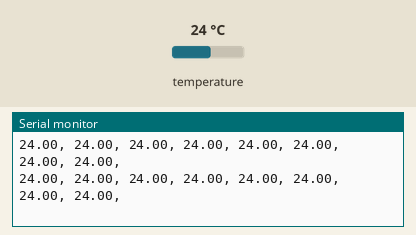
Simulated run of this sketch. Board: ESP8266 (NodeMCU). Parts: the last lines printed to the serial monitor. The test bench sets the inputs (shaded band); at power-on: temperature 24 °C. WiFi joins after 1.5 s; servers stay silent unless stated.

Above: at 10.8 s.
10.9 s: temperature set to 12 °C
At 12.0 s:
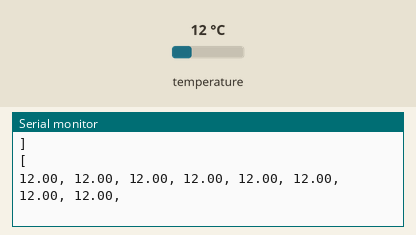
13.9 s: temperature set to 19 °C
At 15.0 s:
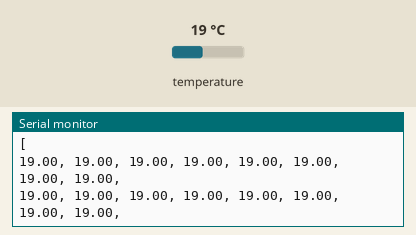
Timing chart, 0 to 16.9 s (numbered marks = the images above; inputs shaded):
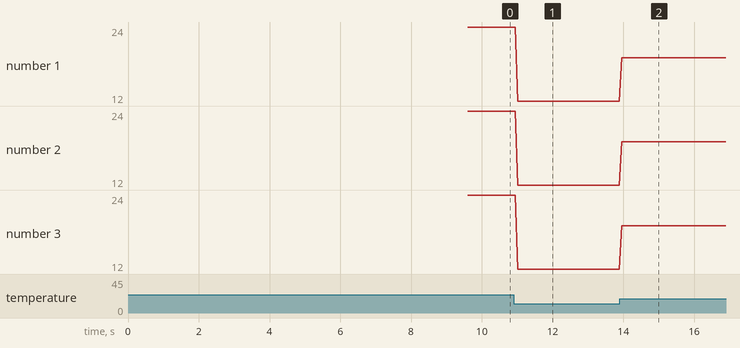

Measured:
- after the input at 10.9 s, the serial monitor: prints a new line after 0.11 s (image 1)
- after the input at 13.9 s, the serial monitor: prints a new line after 0.05 s (image 2)
- plotted number 1: 24 → 12 after the input at 10.9 s, 12 → 19 after the input at 13.9 s
- plotted number 2: 24 → 12 after the input at 10.9 s, 12 → 19 after the input at 13.9 s
- plotted number 3: 24 → 12 after the input at 10.9 s, 12 → 19 after the input at 13.9 s

The sketch:

NodeHeat_Server.ino
```cpp
/*
 * PROGRAM : NODEHEAT SERVER
 * AUTHOR  : LIYANAGE KALANA PERERA
 * DATE    : 2023.12.4 --> 17:35 PM
 *
 *
 * NOTE: --> NODEHEAT SERVER WILL TURN OUR ESP8266 INTO A WEB SERVER THAT WE CAN USE
 *           AS A TELEMETRY SYSTEM.
 *       --> AMG8833 THERMAL IMAGING SENSOR IS CONNECTED TO THE SERVER AND WE CAN GET
 *           THERMAL DATA VIA WLAN NETWORK.
 *       --> TO AVOID ANY ISSUES, USE CORRECT WIFI SSID AND PASSWORD.
 *
 *
 * PIN CONNECTION FROM AMG8833 TO ESP8266
 *
 * VCC                 3V3
 * GND                 GND
 * SCL                 D1
 * SDA                 D2
 * INT                 N/C
 * AD0                 N/C OR PULLED-DOWN IF ADD IS 0x68
 *
 *
*/

#include <ESP8266WiFi.h>

int HEATSETS = 0;// NUMBER OF HEAT PIXEL READINGS.
String  ClientRequest;
WiFiServer server(80);

// AMG8833 thermal sensor related
   #include <Adafruit_AMG88xx.h>
   Adafruit_AMG88xx amg;
   float pixels [AMG88xx_PIXEL_ARRAY_SIZE]; // Getting the 64 bit Pixels.

void setup()
{
  ClientRequest = "";
  Serial.begin(9600);
  WiFi.disconnect();
  delay(3000);
  Serial.println("START");
  WiFi.begin("WIFI_SSID","WIFI_PASSWORD"); // YOUR NETWORK.
  while ((!(WiFi.status() == WL_CONNECTED))){
    delay(300);
    Serial.print("..");
  }
  Serial.println("CONNECTED");
  Serial.println("AVAILABLE IP IS:");
  Serial.println((WiFi.localIP().toString()));
  delay(5000);
  server.begin();
  Serial.println ();
  Serial.println (F("AMG88xx PIXELS"));

  bool status;
  status = amg.begin ();                                                                // default settings
  if (!status)
  {
    Serial.println("COULD NOT FIND A VALID AMG88xx SENSOR, CHECK WIRING!");
    while (1);
  }
  Serial.println ("-- PIXEL TEST --");
  Serial.println ();
  delay (100);                                                                         // let sensor boot up
}

void loop()
{
  //------------------------------------------------- THERMAL READING PART.
  // READING UPTO 100 HEATSETS. BUT CURRUNTLY COMPUTER CAN ONLY PROCESS ONE HEATSET.
  if(HEATSETS < 100)
  {
   amg.readPixels(pixels);                                                              // read all the pixels
   Serial.println("[");
   for(int i=1; i<=AMG88xx_PIXEL_ARRAY_SIZE; i++)
     {
      Serial.print (pixels[i-1]);
      Serial.print (", ");
      if ( i%8 == 0 ) Serial.println();
      }
   Serial.println ("]");
  }
   //------------------------------------------------- NETWORK PART.
   WiFiClient client = server.available();
    if (!client) { return; }
    while(!client.available()){  delay(1); }
    ClientRequest = (client.readStringUntil('\r'));
    ClientRequest.remove(0, 5);
    ClientRequest.remove(ClientRequest.length()-9,9);
    Serial.println("Inbound Request");
    Serial.println(ClientRequest);
    // WE CAN USE THIS "client.println" TO WRITE TO CLIENT.
    client.println("HTTP/1.1 200 OK");
    client.println("");
    //----------------------------------------------- PRINTING THE THERMAL DATA (FOR PROCESS).
    //client.println("[");
    for(int i=1; i<=AMG88xx_PIXEL_ARRAY_SIZE; i++)
    {
     client.println(pixels[i-1]);
     delay(1);
     client.flush();
     //if ( i%1 == 0 ) client.println(" ");
     delay(100);
   }
   delay(1000);
   HEATSETS++;// INCREMENT THE HEATSETS VALUE.
}
```
